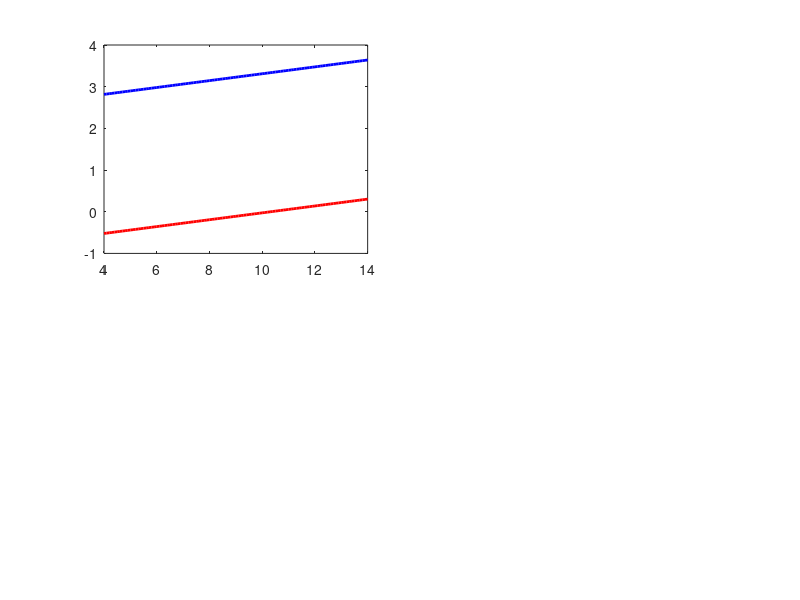

MATLAB code to generate this figure: (Note: this script raises an error after producing the figure.)


clear; close all; clc;

%% 1. Nominal Physical Parameters (Wu et al. 2014)
c             = 2.99792458e8;       % Speed of light in vacuum [m/s]
lambda0       = 1550.391e-9;        % Resonant wavelength [m] (1550.391 nm)
f0            = c / lambda0;        % Optical carrier frequency [Hz]
w0            = 2 * pi * f0;        % Optical carrier angular frequency [rad/s]
L             = 178.98e-6;          % Ring circumference [m] (178.98 um)
ng            = 4.1850;             % Waveguide group index
tau_rt        = ng * L / c;         % Cavity round-trip time [s] (~2.498 ps)
FSR           = 1 / tau_rt;         % Free Spectral Range [Hz] (~400.24 GHz)

% Target couplers (fixed microheaters)
kappa1        = 0.08;               % Coupler 1 (bus/through port power coupling)
kappa2        = 0.04;               % Coupler 2 (drop port power coupling)
r1            = sqrt(1 - kappa1);   % Field transmission coefficient coupler 1
r2            = sqrt(1 - kappa2);   % Field transmission coefficient coupler 2

% Nominal waveguide loss
alpha_nom_dB  = 8.0;                % Nominal waveguide power loss [dB/cm]
alpha_nom_lin = alpha_nom_dB * 100 * log(10) / 10; % [1/m]
eta_nom       = 1 - exp(-alpha_nom_lin * L);       % Nominal round-trip power loss
a_loss_nom    = sqrt(1 - eta_nom);                 % Nominal round-trip amplitude factor

%% 2. Coupled-Mode Theory (CMT) Formulation & Nominal Ideal Target ODE
% Cavity quality factors:
% Qi  = - (w0 * ng * L) / (c * ln(1 - eta))
% Qe1 = - (w0 * ng * L) / (c * ln(1 - kappa1))
% Qe2 = - (w0 * ng * L) / (c * ln(1 - kappa2))
Qi_nom        = - (w0 * ng * L) / (c * log(1 - eta_nom));
Qe1           = - (w0 * ng * L) / (c * log(1 - kappa1));
Qe2           = - (w0 * ng * L) / (c * log(1 - kappa2));

% Decay rates (gamma = w0 / (2*Q)):
gamma_i_nom   = w0 / (2 * Qi_nom);   % Nominal intrinsic decay rate [rad/s]
gamma_e1      = w0 / (2 * Qe1);      % Coupling decay rate to bus waveguide [rad/s]
gamma_e2      = w0 / (2 * Qe2);      % Coupling decay rate to drop waveguide [rad/s]

% Nominal ODE coefficients:
% Target ODE: dy(t)/dt + a0_nom*y(t) = dx(t)/dt + b0_nom*x(t)
a0_nom        = gamma_i_nom + gamma_e1 + gamma_e2;
b0_nom        = gamma_i_nom + gamma_e2 - gamma_e1;

%% 3. Analytical Critical Coupling Condition
% At critical coupling: b0 = 0 <=> gamma_i = gamma_e1 - gamma_e2
% Exactly corresponds to through-port field cancellation: r1 = r2 * a_loss
alpha_crit_lin   = - (1 / L) * log((1 - kappa1) / (1 - kappa2));
alpha_crit_dB_m  = alpha_crit_lin * 10 / log(10);
alpha_crit_dB_cm = alpha_crit_dB_m / 100;

fprintf('========================================================================\n');
fprintf('     Silicon Photonic ODE Solver - Cavity Propagation Loss Analysis     \n');
fprintf('========================================================================\n');
fprintf('Resonant Wavelength (lambda0)       : %.3f nm\n', lambda0 * 1e9);
fprintf('Optical Carrier Frequency (f0)      : %.3f THz\n', f0 / 1e12);
fprintf('Ring Circumference (L)              : %.2f um\n', L * 1e6);
fprintf('Waveguide Group Index (ng)          : %.4f\n', ng);
fprintf('Round-trip Time (tau_rt)            : %.3f ps\n', tau_rt * 1e12);
fprintf('Free Spectral Range (FSR)           : %.2f GHz\n', FSR / 1e9);
fprintf('Coupler 1 Power Coupling (kappa1)   : %.4f (r1 = %.4f)\n', kappa1, r1);
fprintf('Coupler 2 Power Coupling (kappa2)   : %.4f (r2 = %.4f)\n', kappa2, r2);
fprintf('Nominal Waveguide Loss (alpha_nom)  : %.2f dB/cm (eta = %.4f)\n', alpha_nom_dB, eta_nom);
fprintf('Critical Waveguide Loss (alpha_crit): %.4f dB/cm\n', alpha_crit_dB_cm);
fprintf('------------------------------------------------------------------------\n');
fprintf('Nominal Quality Factors             : Qi = %.2e, Qe1 = %.2e, Qe2 = %.2e\n', Qi_nom, Qe1, Qe2);
fprintf('Nominal Decay Rates                 : gamma_i = %.3e, gamma_e1 = %.3e, gamma_e2 = %.3e rad/s\n', ...
    gamma_i_nom, gamma_e1, gamma_e2);
fprintf('Nominal ODE Coefficients            : a0_nom = %.4e rad/s, b0_nom = %+.4e rad/s\n', a0_nom, b0_nom);
fprintf('Nominal Coupling Regime             : Over-coupled (b0_nom < 0)\n');
fprintf('========================================================================\n\n');

%% 4. Signal Definition: 10 Gb/s Gaussian Pulse (FWHM = 45 ps)
FWHM       = 45e-12;             % Full Width at Half Maximum: 45 ps
t0         = 0.3e-9;             % Pulse center: 300 ps
t_start    = -0.5e-9;            % -0.5 ns
t_end      = 1.5e-9;             % 1.5 ns
N          = 65536;              % Power of 2 grid points
t          = linspace(t_start, t_end, N);
dt         = t(2) - t(1);
fs         = 1 / dt;
f          = linspace(-fs/2, fs/2 - fs/N, N); % Baseband frequency axis [Hz]
w          = 2 * pi * f;                      % Baseband angular frequency [rad/s]

% Gaussian input pulse envelope
x_fun      = @(t_val) exp(-2 * log(2) * ((t_val - t0) / FWHM).^2);
x          = x_fun(t);
I_in       = abs(x).^2;
E_in       = sum(I_in) * dt;                  % Total input pulse energy
X_w        = fftshift(fft(x));                % Input spectrum

% Ideal Target ODE Output (Nominal Reference)
% T_ODE(w) = (j*w + b0_nom) / (j*w + a0_nom)
T_ode_nom    = (1j * w + b0_nom) ./ (1j * w + a0_nom);
Y_ode_nom_w  = X_w .* T_ode_nom;
y_ode_nom    = ifft(ifftshift(Y_ode_nom_w));
I_ode_nom    = abs(y_ode_nom).^2;
E_ode_nom    = sum(I_ode_nom) * dt;

%% 5. Cavity Loss Parameter Sweep [4.0 to 14.0] dB/cm
N_sweep      = 101; % 101 points (0.1 dB/cm resolution)
alpha_vec    = linspace(4.0, 14.0, N_sweep);

% Pre-allocate metric arrays
a0_vec             = zeros(N_sweep, 1);
b0_vec             = zeros(N_sweep, 1);
notch_cmt_dB       = zeros(N_sweep, 1);
notch_mrr_dB       = zeros(N_sweep, 1);
NMSE_vec           = zeros(N_sweep, 1);
NMSE_dB_vec        = zeros(N_sweep, 1);
through_energy_pct = zeros(N_sweep, 1);
drop_leakage_pct   = zeros(N_sweep, 1);
drop_leakage_dB    = zeros(N_sweep, 1);
dissipated_pct     = zeros(N_sweep, 1);

fprintf('Sweeping waveguide loss across [%.1f, %.1f] dB/cm (%d points)...\n', ...
    alpha_vec(1), alpha_vec(end), N_sweep);

for i = 1:N_sweep
    a_dB_cm   = alpha_vec(i);
    a_dB_m    = a_dB_cm * 100;
    a_lin     = a_dB_m * log(10) / 10;
    eta_i     = 1 - exp(-a_lin * L);
    a_loss_i  = sqrt(1 - eta_i);
    
    % Quality factors and decay rates
    Qi_i      = - (w0 * ng * L) / (c * log(1 - eta_i));
    gamma_i   = w0 / (2 * Qi_i);
    
    % Realized ODE coefficients
    a0_i      = gamma_i + gamma_e1 + gamma_e2;
    b0_i      = gamma_i + gamma_e2 - gamma_e1;
    a0_vec(i) = a0_i;
    b0_vec(i) = b0_i;
    
    % Static Notch Depth / Extinction Ratio
    notch_cmt_dB(i) = 10 * log10((b0_i / a0_i)^2);
    notch_mrr_dB(i) = 10 * log10(abs((r1 - r2 * a_loss_i) / (1 - r1 * r2 * a_loss_i))^2);
    
    % Transfer functions
    % Through-port:
    H_through = (r1 - r2 * a_loss_i * exp(-1j * w * tau_rt)) ./ ...
                (1 - r1 * r2 * a_loss_i * exp(-1j * w * tau_rt));
    % Drop-port (optical leakage channel):
    H_drop    = (-sqrt(kappa1 * kappa2 * a_loss_i) * exp(-1j * w * tau_rt / 2)) ./ ...
                (1 - r1 * r2 * a_loss_i * exp(-1j * w * tau_rt));
    
    % Time-domain outputs via FFT/IFFT
    y_through = ifft(ifftshift(X_w .* H_through));
    y_drop    = ifft(ifftshift(X_w .* H_drop));
    
    I_through = abs(y_through).^2;
    I_drop    = abs(y_drop).^2;
    
    % Energy calculations
    E_through = sum(I_through) * dt;
    E_drop    = sum(I_drop) * dt;
    E_diss    = max(0, E_in - (E_through + E_drop));
    
    through_energy_pct(i) = (E_through / E_in) * 100;
    drop_leakage_pct(i)   = (E_drop / E_in) * 100;
    drop_leakage_dB(i)    = 10 * log10(E_drop / E_in);
    dissipated_pct(i)     = (E_diss / E_in) * 100;
    
    % NMSE w.r.t nominal ideal target ODE
    nmse_val       = sum((I_through - I_ode_nom).^2) / sum(I_ode_nom.^2);
    NMSE_vec(i)    = nmse_val;
    NMSE_dB_vec(i) = 10 * log10(nmse_val);
end

fprintf('Sweep complete.\n\n');

%% 6. Evaluation of 3 Representative Operating Points
% Point A: Under-loss (alpha = 5.0 dB/cm, deep over-coupling)
% Point B: Critical coupling (alpha = alpha_crit ~ 10.33 dB/cm, differentiator mode)
% Point C: Over-loss (alpha = 12.0 dB/cm, under-coupling)

alpha_pts = [5.0, alpha_crit_dB_cm, 12.0];
pt_names  = {'Point A: Under-Loss (Over-Coupled)', ...
             'Point B: Critical Coupling (Differentiator)', ...
             'Point C: Over-Loss (Under-Coupled)'};

y_through_pts = zeros(N, 3);
y_drop_pts    = zeros(N, 3);
I_through_pts = zeros(N, 3);
I_drop_pts    = zeros(N, 3);
metrics_pts   = struct();

fprintf('========================================================================\n');
fprintf('               Representative Operating Points Summary                  \n');
fprintf('========================================================================\n');

for p = 1:3
    a_p       = alpha_pts(p);
    a_p_lin   = a_p * 100 * log(10) / 10;
    eta_p     = 1 - exp(-a_p_lin * L);
    a_loss_p  = sqrt(1 - eta_p);
    
    Qi_p      = - (w0 * ng * L) / (c * log(1 - eta_p));
    gamma_i_p = w0 / (2 * Qi_p);
    a0_p      = gamma_i_p + gamma_e1 + gamma_e2;
    b0_p      = gamma_i_p + gamma_e2 - gamma_e1;
    
    H_thr_p   = (r1 - r2 * a_loss_p * exp(-1j * w * tau_rt)) ./ ...
                (1 - r1 * r2 * a_loss_p * exp(-1j * w * tau_rt));
    H_drp_p   = (-sqrt(kappa1 * kappa2 * a_loss_p) * exp(-1j * w * tau_rt / 2)) ./ ...
                (1 - r1 * r2 * a_loss_p * exp(-1j * w * tau_rt));
            
    y_thr_p   = ifft(ifftshift(X_w .* H_thr_p));
    y_drp_p   = ifft(ifftshift(X_w .* H_drp_p));
    
    y_through_pts(:, p) = y_thr_p;
    y_drop_pts(:, p)    = y_drp_p;
    I_through_pts(:, p) = abs(y_thr_p).^2;
    I_drop_pts(:, p)    = abs(y_drp_p).^2;
    
    E_thr_p   = sum(abs(y_thr_p).^2) * dt;
    E_drp_p   = sum(abs(y_drp_p).^2) * dt;
    E_diss_p  = max(0, E_in - (E_thr_p + E_drp_p));
    nmse_p    = sum((abs(y_thr_p).^2 - I_ode_nom).^2) / sum(I_ode_nom.^2);
    notch_p   = 10 * log10(abs((r1 - r2 * a_loss_p) / (1 - r1 * r2 * a_loss_p))^2);
    
    metrics_pts(p).alpha     = a_p;
    metrics_pts(p).a0        = a0_p;
    metrics_pts(p).b0        = b0_p;
    metrics_pts(p).notch_dB  = notch_p;
    metrics_pts(p).NMSE_dB   = 10 * log10(nmse_p);
    metrics_pts(p).E_thr_pct = (E_thr_p / E_in) * 100;
    metrics_pts(p).E_drp_pct = (E_drp_p / E_in) * 100;
    metrics_pts(p).E_dis_pct = (E_diss_p / E_in) * 100;
    
    fprintf('%s (alpha = %.2f dB/cm):\n', pt_names{p}, a_p);
    fprintf('  Coefficients        : a0 = %.4e rad/s, b0 = %+.4e rad/s\n', a0_p, b0_p);
    fprintf('  Resonance Notch     : %.2f dB\n', notch_p);
    fprintf('  NMSE vs Target ODE  : %.2f dB (Linear: %.4e)\n', 10*log10(nmse_p), nmse_p);
    fprintf('  Energy Budget       : Through = %.2f%%, Drop Leakage = %.2f%%, Cavity Loss = %.2f%%\n', ...
        metrics_pts(p).E_thr_pct, metrics_pts(p).E_drp_pct, metrics_pts(p).E_dis_pct);
    fprintf('------------------------------------------------------------------------\n');
end
fprintf('========================================================================\n\n');

%% 7. Visualization: Figure 1 - Metric Curves vs Waveguide Loss (alpha)
set(0, 'DefaultAxesFontSize', 10, 'DefaultLineLineWidth', 1.8);

fig1 = figure('Name', 'Cavity Loss Sweep - Solver Sensitivity & Metrics', ...
              'Position', [60, 60, 1050, 820], 'Color', 'w');

% (a) Realized ODE coefficients a0 and b0
subplot(2, 2, 1);
plot(alpha_vec, a0_vec / 1e10, 'b-', 'LineWidth', 2.0, 'DisplayName', 'ODE Coefficient a_0');
hold on;
plot(alpha_vec, b0_vec / 1e10, 'r-', 'LineWidth', 2.0, 'DisplayName', 'ODE Coefficient b_0');
yline(0, 'k--', 'LineWidth', 1.2, 'DisplayName', 'Critical Coupling (b_0 = 0)');
xline(alpha_nom_dB, 'g-.', 'LineWidth', 1.4, 'DisplayName', sprintf('Nominal \\alpha (%.1f dB/cm)', alpha_nom_dB));
xline(alpha_crit_dB_cm, 'm:', 'LineWidth', 1.6, 'DisplayName', sprintf('Critical \\alpha_{crit} (%.2f dB/cm)', alpha_crit_dB_cm));
grid on; box on;
xlim([4.0, 14.0]);
xlabel('Waveguide Propagation Loss \alpha [dB/cm]');
ylabel('Coefficients [\times 10^{10} rad/s]');
title('(a) Realized ODE Coefficients vs. Waveguide Loss');
legend('Location', 'northwest');
% Annotate coupling regimes
text(5.0, 0.4, 'Over-coupled\n(b_0 < 0)', 'Color', [0.8 0 0], 'FontWeight', 'bold', 'FontSize', 9);
text(11.5, 0.4, 'Under-coupled\n(b_0 > 0)', 'Color', [0.8 0 0], 'FontWeight', 'bold', 'FontSize', 9);

% (b) Resonance Notch Depth / Extinction Ratio
subplot(2, 2, 2);
plot(alpha_vec, notch_mrr_dB, 'r-', 'LineWidth', 2.0, 'DisplayName', 'Physical MRR Notch 10log_{10}(|H(0)|^2)');
hold on;
plot(alpha_vec, notch_cmt_dB, 'b--', 'LineWidth', 1.5, 'DisplayName', 'CMT Approx 10log_{10}(|b_0/a_0|^2)');
xline(alpha_crit_dB_cm, 'm:', 'LineWidth', 1.6, 'DisplayName', sprintf('\\alpha_{crit} = %.2f dB/cm', alpha_crit_dB_cm));
xline(alpha_nom_dB, 'g-.', 'LineWidth', 1.4, 'DisplayName', sprintf('Nominal \\alpha = %.1f dB/cm', alpha_nom_dB));
grid on; box on;
xlim([4.0, 14.0]);
ylim([-65, -10]);
xlabel('Waveguide Propagation Loss \alpha [dB/cm]');
ylabel('Resonance Notch Depth [dB]');
title('(b) Through-Port Static Extinction Ratio / Notch Depth');
legend('Location', 'south');

% (c) Through-Port NMSE relative to Nominal Ideal ODE Target
subplot(2, 2, 3);
plot(alpha_vec, NMSE_dB_vec, 'k-', 'LineWidth', 2.0, 'DisplayName', 'Through-Port NMSE [dB]');
hold on;
xline(alpha_nom_dB, 'g-.', 'LineWidth', 1.4, 'DisplayName', sprintf('Nominal \\alpha (%.1f dB/cm)', alpha_nom_dB));
xline(alpha_crit_dB_cm, 'm:', 'LineWidth', 1.6, 'DisplayName', sprintf('\\alpha_{crit} (%.2f dB/cm)', alpha_crit_dB_cm));
plot(metrics_pts(1).alpha, metrics_pts(1).NMSE_dB, 'bo', 'MarkerSize', 8, 'MarkerFaceColor', 'b', 'DisplayName', 'Point A (5 dB/cm)');
plot(metrics_pts(2).alpha, metrics_pts(2).NMSE_dB, 'mo', 'MarkerSize', 8, 'MarkerFaceColor', 'm', 'DisplayName', 'Point B (10.33 dB/cm)');
plot(metrics_pts(3).alpha, metrics_pts(3).NMSE_dB, 'ro', 'MarkerSize', 8, 'MarkerFaceColor', 'r', 'DisplayName', 'Point C (12 dB/cm)');
grid on; box on;
xlim([4.0, 14.0]);
xlabel('Waveguide Propagation Loss \alpha [dB/cm]');
ylabel('NMSE [dB] vs. Target ODE');
title('(c) Through-Port Solver Error Degradation (NMSE)');
legend('Location', 'north');

% (d) Optical Pulse Energy Budget Breakdown
subplot(2, 2, 4);
plot(alpha_vec, through_energy_pct, 'b-', 'LineWidth', 2.0, 'DisplayName', 'Through-Port Transmission (%)');
hold on;
plot(alpha_vec, drop_leakage_pct, 'r--', 'LineWidth', 2.0, 'DisplayName', 'Drop-Port Leakage (%)');
plot(alpha_vec, dissipated_pct, 'k-.', 'LineWidth', 1.8, 'DisplayName', 'Cavity Dissipated / Absorbed (%)');
xline(alpha_nom_dB, 'g-.', 'LineWidth', 1.2, 'DisplayName', 'Nominal \alpha');
xline(alpha_crit_dB_cm, 'm:', 'LineWidth', 1.2, 'DisplayName', '\alpha_{crit}');
grid on; box on;
xlim([4.0, 14.0]);
ylim([0, 100]);
xlabel('Waveguide Propagation Loss \alpha [dB/cm]');
ylabel('Pulse Energy Fraction [%]');
title('(d) Optical Pulse Energy Budget Breakdown');
legend('Location', 'east');

%% 8. Visualization: Figure 2 - Time-Domain Waveforms at Operating Points A, B, C
fig2 = figure('Name', 'Cavity Loss Sweep - Time Domain Waveforms', ...
              'Position', [100, 100, 1000, 850], 'Color', 'w');

t_ps = t * 1e12;
t_zoom = [150, 650]; % Zoom around pulse center (300 ps)

for p = 1:3
    subplot(3, 1, p);
    plot(t_ps, I_in, 'k:', 'LineWidth', 1.4, 'DisplayName', 'Input Pulse |x(t)|^2');
    hold on;
    plot(t_ps, I_ode_nom, 'b--', 'LineWidth', 1.5, 'DisplayName', 'Nominal Ideal ODE |y_{ODE}(t)|^2');
    plot(t_ps, I_through_pts(:, p), 'r-', 'LineWidth', 1.8, ...
        'DisplayName', sprintf('Through-Port |y_{through}(t)|^2 (NMSE = %.1f dB)', metrics_pts(p).NMSE_dB));
    plot(t_ps, I_drop_pts(:, p), 'm-.', 'LineWidth', 1.6, ...
        'DisplayName', sprintf('Drop-Port Leakage |y_{drop}(t)|^2 (Energy = %.1f%%)', metrics_pts(p).E_drp_pct));
    
    grid on; box on;
    xlim(t_zoom);
    xlabel('Time [ps]');
    ylabel('Intensity [a.u.]');
    
    switch p
        case 1
            title(sprintf('(a) Point A: Under-Loss / Deep Over-Coupled (\\alpha = %.1f dB/cm, b_0 = %+.2e rad/s)', ...
                metrics_pts(p).alpha, metrics_pts(p).b0));
        case 2
            title(sprintf('(b) Point B: Critical Coupling / Pure Differentiator (\\alpha = %.2f dB/cm, b_0 \\approx 0 rad/s)', ...
                metrics_pts(p).alpha));
        case 3
            title(sprintf('(c) Point C: Over-Loss / Under-Coupled (\\alpha = %.1f dB/cm, b_0 = %+.2e rad/s)', ...
                metrics_pts(p).alpha, metrics_pts(p).b0));
    end
    legend('Location', 'northeast');
end

%% 9. Export High-Resolution PNG Figures
fprintf('Saving figures as PNG images...\n');
saveas(fig1, 'fig1_loss_metrics_sweep.png');
saveas(fig2, 'fig2_loss_time_domain_waveforms.png');
fprintf('Figures saved successfully:\n');
fprintf(' - fig1_loss_metrics_sweep.png\n');
fprintf(' - fig2_loss_time_domain_waveforms.png\n');
fprintf('========================================================================\n');
fprintf('Cavity loss sensitivity analysis complete!\n');
fprintf('========================================================================\n');
